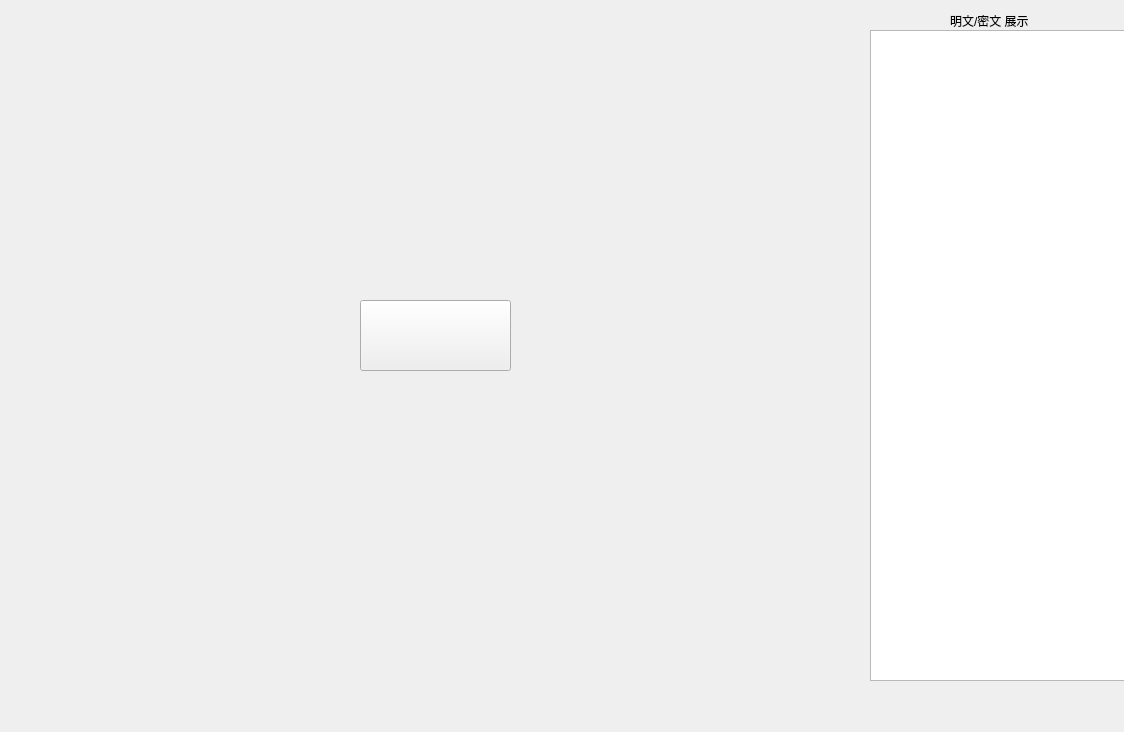
<?xml version="1.0" encoding="UTF-8"?>
<ui version="4.0">
 <class>MainWindow</class>
 <widget class="QMainWindow" name="MainWindow">
  <property name="geometry">
   <rect>
    <x>0</x>
    <y>0</y>
    <width>1124</width>
    <height>732</height>
   </rect>
  </property>
  <property name="windowTitle">
   <string>Client</string>
  </property>
  <property name="iconSize">
   <size>
    <width>60</width>
    <height>60</height>
   </size>
  </property>
  <widget class="QWidget" name="centralwidget">
   <widget class="QTextBrowser" name="textBrowser">
    <property name="geometry">
     <rect>
      <x>870</x>
      <y>30</y>
      <width>256</width>
      <height>651</height>
     </rect>
    </property>
   </widget>
   <widget class="QLabel" name="label">
    <property name="geometry">
     <rect>
      <x>950</x>
      <y>0</y>
      <width>111</width>
      <height>41</height>
     </rect>
    </property>
    <property name="text">
     <string>明文/密文 展示</string>
    </property>
   </widget>
   <widget class="QPushButton" name="pushButton">
    <property name="enabled">
     <bool>true</bool>
    </property>
    <property name="geometry">
     <rect>
      <x>360</x>
      <y>300</y>
      <width>151</width>
      <height>71</height>
     </rect>
    </property>
    <property name="layoutDirection">
     <enum>Qt::LeftToRight</enum>
    </property>
    <property name="text">
     <string/>
    </property>
    <property name="icon">
     <iconset>
      <normaloff>OIP-C.jpg</normaloff>OIP-C.jpg</iconset>
    </property>
    <property name="iconSize">
     <size>
      <width>200</width>
      <height>300</height>
     </size>
    </property>
   </widget>
  </widget>
 </widget>
 <resources/>
 <connections/>
</ui>
